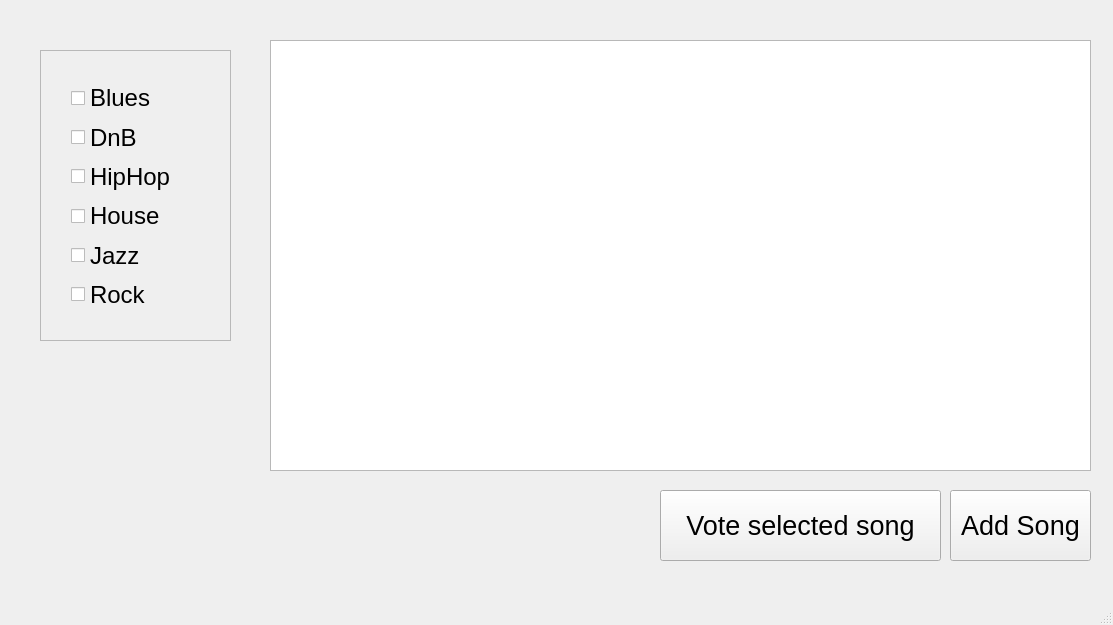
<?xml version="1.0" encoding="UTF-8"?>
<ui version="4.0">
 <class>SongsWindow</class>
 <widget class="QMainWindow" name="SongsWindow">
  <property name="geometry">
   <rect>
    <x>0</x>
    <y>0</y>
    <width>1113</width>
    <height>625</height>
   </rect>
  </property>
  <property name="windowTitle">
   <string>SongsWindow</string>
  </property>
  <widget class="QWidget" name="centralwidget">
   <widget class="QTableWidget" name="tableSongs">
    <property name="geometry">
     <rect>
      <x>270</x>
      <y>40</y>
      <width>821</width>
      <height>431</height>
     </rect>
    </property>
   </widget>
   <widget class="QPushButton" name="btnAddSong">
    <property name="geometry">
     <rect>
      <x>950</x>
      <y>490</y>
      <width>141</width>
      <height>71</height>
     </rect>
    </property>
    <property name="font">
     <font>
      <pointsize>20</pointsize>
     </font>
    </property>
    <property name="text">
     <string>Add Song</string>
    </property>
   </widget>
   <widget class="QPushButton" name="btnVote">
    <property name="geometry">
     <rect>
      <x>660</x>
      <y>490</y>
      <width>281</width>
      <height>71</height>
     </rect>
    </property>
    <property name="font">
     <font>
      <pointsize>20</pointsize>
     </font>
    </property>
    <property name="text">
     <string>Vote selected song</string>
    </property>
   </widget>
   <widget class="QScrollArea" name="scrollArea">
    <property name="geometry">
     <rect>
      <x>40</x>
      <y>50</y>
      <width>191</width>
      <height>291</height>
     </rect>
    </property>
    <property name="widgetResizable">
     <bool>true</bool>
    </property>
    <widget class="QWidget" name="scrollAreaWidgetContents">
     <property name="geometry">
      <rect>
       <x>0</x>
       <y>0</y>
       <width>189</width>
       <height>289</height>
      </rect>
     </property>
     <widget class="QWidget" name="layoutWidget">
      <property name="geometry">
       <rect>
        <x>30</x>
        <y>30</y>
        <width>114</width>
        <height>230</height>
       </rect>
      </property>
      <layout class="QVBoxLayout" name="verticalLayout">
       <item>
        <widget class="QCheckBox" name="cbBlues">
         <property name="font">
          <font>
           <pointsize>18</pointsize>
          </font>
         </property>
         <property name="text">
          <string>Blues</string>
         </property>
        </widget>
       </item>
       <item>
        <widget class="QCheckBox" name="cbDnB">
         <property name="font">
          <font>
           <pointsize>18</pointsize>
          </font>
         </property>
         <property name="text">
          <string>DnB</string>
         </property>
        </widget>
       </item>
       <item>
        <widget class="QCheckBox" name="cbHipHop">
         <property name="font">
          <font>
           <pointsize>18</pointsize>
          </font>
         </property>
         <property name="text">
          <string>HipHop</string>
         </property>
        </widget>
       </item>
       <item>
        <widget class="QCheckBox" name="cbHouse">
         <property name="font">
          <font>
           <pointsize>18</pointsize>
          </font>
         </property>
         <property name="text">
          <string>House</string>
         </property>
        </widget>
       </item>
       <item>
        <widget class="QCheckBox" name="cbJazz">
         <property name="font">
          <font>
           <pointsize>18</pointsize>
          </font>
         </property>
         <property name="text">
          <string>Jazz</string>
         </property>
        </widget>
       </item>
       <item>
        <widget class="QCheckBox" name="cbRock">
         <property name="font">
          <font>
           <pointsize>18</pointsize>
          </font>
         </property>
         <property name="text">
          <string>Rock</string>
         </property>
        </widget>
       </item>
      </layout>
     </widget>
    </widget>
   </widget>
  </widget>
  <widget class="QMenuBar" name="menubar">
   <property name="geometry">
    <rect>
     <x>0</x>
     <y>0</y>
     <width>1113</width>
     <height>22</height>
    </rect>
   </property>
  </widget>
  <widget class="QStatusBar" name="statusbar"/>
 </widget>
 <resources/>
 <connections/>
</ui>
